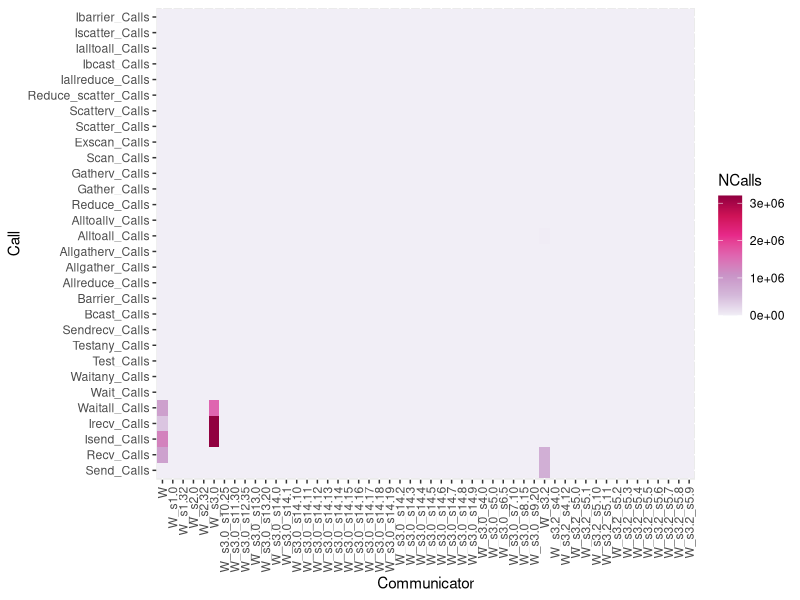
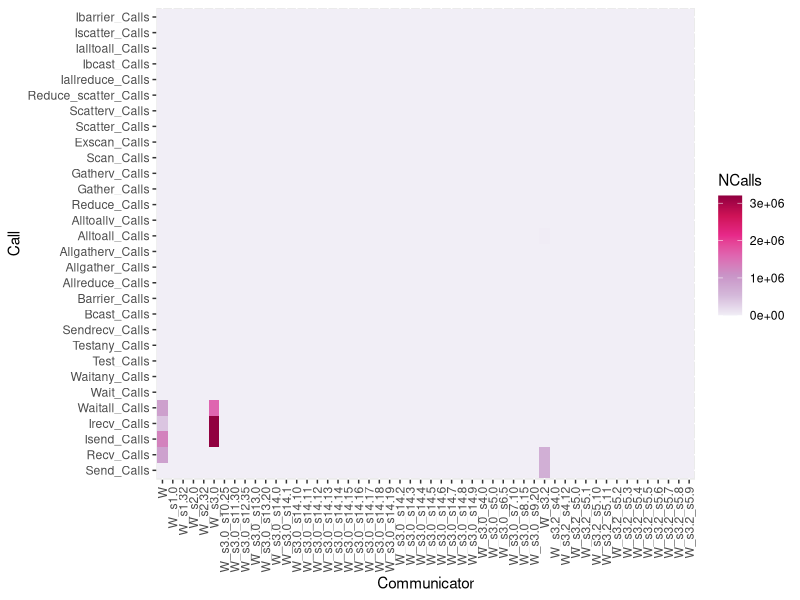

Source code (R) for these figures, in order:
df<-read.csv("gromacs_64procs.csv",header=TRUE,skip=5)
library(ggplot2)
p<-ggplot(data=df[df$Send_Calls > 0, ], aes(x=Comm, y=Send_Calls, fill=Comm)) +
  geom_bar(stat="identity")
#g<-ggplot(data=df, aes(x=dose, y=len, fill=supp)) +
#  geom_bar(stat="identity")

df <- df[df$Comm != "NULL", ]

library(tidyverse)
df <- df %>% select(ends_with(c("_Calls", "Comm")))


#str(df)

library(reshape)

library(RColorBrewer)
#library(viridis)

df2 <- melt(df)
str(df2)
colnames(df2) <- c("Communicator", "Call", "NCalls")
#heatmap(as.matrix(df2[,-1]))
library(RColorBrewer)
library(svglite)
coul <- colorRampPalette(brewer.pal(8, "PiYG"))(25)
g <- ggplot(df2, aes(x = Communicator, y = Call, fill = NCalls)) +
  geom_tile() + theme(axis.text.x = element_text(angle = 90, vjust = 0.5, hjust=1)) + 
  scale_fill_distiller(palette = 11,direction = 1)
  #scale_fill_viridis(direction=1)
#scale_fill_gradient(low="yellow",high="black",space="Lab")
#scale_fill_gradient(low = "#ff2D00",high = "#ffffff",guide = "colorbar")
ggsave(file="calls_splat.svg", plot=g, width=10, height=8)
print(g)
